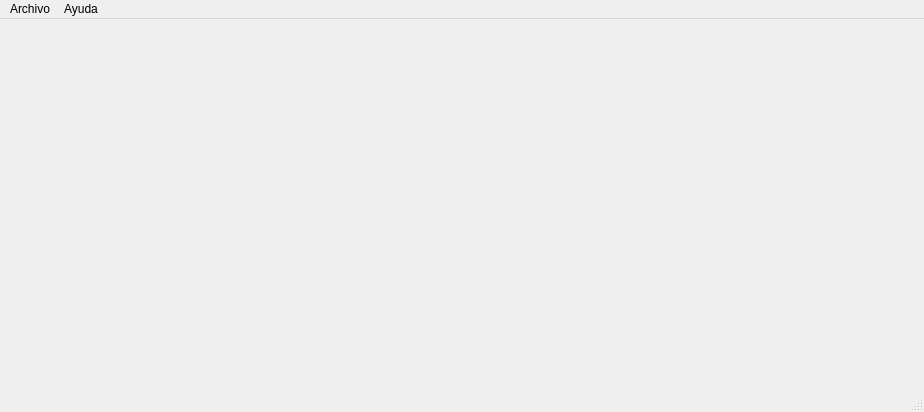
<?xml version="1.0" encoding="UTF-8"?>
<ui version="4.0">
 <class>MainWindow</class>
 <widget class="QMainWindow" name="MainWindow">
  <property name="geometry">
   <rect>
    <x>0</x>
    <y>0</y>
    <width>924</width>
    <height>412</height>
   </rect>
  </property>
  <property name="windowTitle">
   <string>MainWindow</string>
  </property>
  <widget class="QWidget" name="centralwidget">
   <widget class="QLabel" name="label_10">
    <property name="geometry">
     <rect>
      <x>800</x>
      <y>0</y>
      <width>121</width>
      <height>131</height>
     </rect>
    </property>
    <property name="text">
     <string/>
    </property>
    <property name="pixmap">
     <pixmap resource="../PIP_UNIDAD_2_2021_3/recursos_proyecto.qrc">:/LOGO/Imagenes/HD-wallpaper-bob-esponja-mafioso-bob-esponja-gangster-mafioso-meme.jpg</pixmap>
    </property>
    <property name="scaledContents">
     <bool>true</bool>
    </property>
   </widget>
   <widget class="QLabel" name="label_8">
    <property name="geometry">
     <rect>
      <x>110</x>
      <y>0</y>
      <width>681</width>
      <height>81</height>
     </rect>
    </property>
    <property name="text">
     <string/>
    </property>
    <property name="pixmap">
     <pixmap resource="../PIP_UNIDAD_2_2021_3/recursos_proyecto.qrc">:/UAT_FIANS/Imagenes/FIANS.png</pixmap>
    </property>
    <property name="scaledContents">
     <bool>true</bool>
    </property>
   </widget>
   <widget class="QLabel" name="label_9">
    <property name="geometry">
     <rect>
      <x>0</x>
      <y>0</y>
      <width>111</width>
      <height>121</height>
     </rect>
    </property>
    <property name="text">
     <string/>
    </property>
    <property name="pixmap">
     <pixmap resource="../PIP_UNIDAD_2_2021_3/recursos_proyecto.qrc">:/NUMEROS/Imagenes/Boca_Juniors_logo18.svg.png</pixmap>
    </property>
    <property name="scaledContents">
     <bool>true</bool>
    </property>
   </widget>
  </widget>
  <widget class="QMenuBar" name="menubar">
   <property name="geometry">
    <rect>
     <x>0</x>
     <y>0</y>
     <width>924</width>
     <height>22</height>
    </rect>
   </property>
   <widget class="QMenu" name="menuArchivo">
    <property name="title">
     <string>Archivo</string>
    </property>
    <widget class="QMenu" name="menuAbrir_Ventana">
     <property name="title">
      <string>Abrir Ventana</string>
     </property>
     <addaction name="actionAbrir_Widget_2"/>
     <addaction name="actionAbrir_Dialog_2"/>
    </widget>
    <addaction name="menuAbrir_Ventana"/>
    <addaction name="separator"/>
    <addaction name="actionSalir"/>
   </widget>
   <widget class="QMenu" name="menuAyuda">
    <property name="title">
     <string>Ayuda</string>
    </property>
    <addaction name="actionAcerca"/>
   </widget>
   <addaction name="menuArchivo"/>
   <addaction name="menuAyuda"/>
  </widget>
  <widget class="QStatusBar" name="statusbar"/>
  <action name="actionAbrir_Widget">
   <property name="text">
    <string>Abrir Widget</string>
   </property>
  </action>
  <action name="actionAcerca_de">
   <property name="text">
    <string>Acerca de...</string>
   </property>
  </action>
  <action name="actionSalir">
   <property name="text">
    <string>Salir</string>
   </property>
  </action>
  <action name="actionAcerca_de_2">
   <property name="text">
    <string>Acerca de...</string>
   </property>
  </action>
  <action name="actionAcerca">
   <property name="text">
    <string>Acerca de</string>
   </property>
  </action>
  <action name="actionAbrir_Widget_2">
   <property name="text">
    <string>Abrir Widget</string>
   </property>
  </action>
  <action name="actionAbrir_Dialog_2">
   <property name="text">
    <string>Abrir Dialog</string>
   </property>
  </action>
 </widget>
 <resources>
  <include location="../PIP_UNIDAD_2_2021_3/recursos_proyecto.qrc"/>
 </resources>
 <connections/>
</ui>
